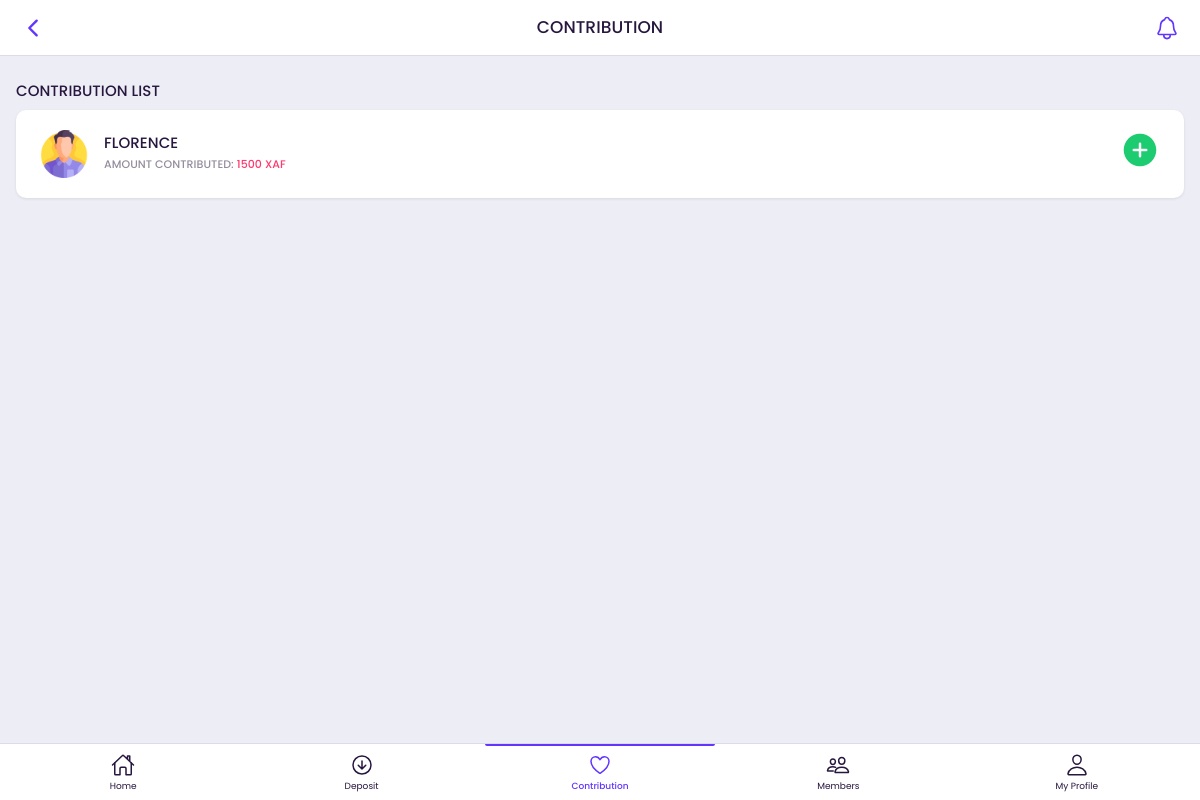
Page /donations (signed in) on the earlier database version.
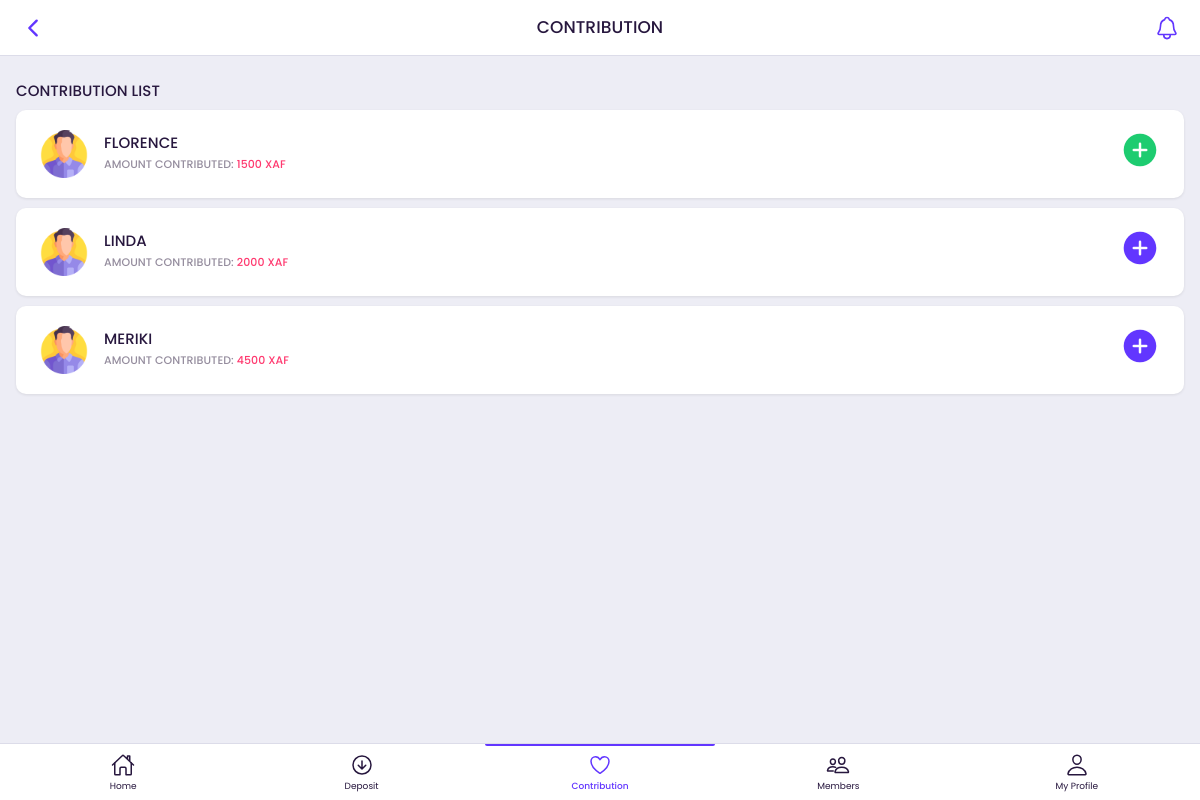
Same page on the later database version.
### members/models.py (models this page shows)
class Donation(models.Model):
    member = models.ForeignKey(User,on_delete=models.CASCADE,null=True,blank=True)
    donationType = models.CharField(max_length=250,default="0",null=True,blank=True)
    description = models.CharField(max_length=250,default="0",null=True,blank=True)
    donationStatus = models.CharField(max_length=250,default="0",null=True,blank=True)
    totalDonationAmount=models.DecimalField(max_digits=11,decimal_places=0,default=0,blank=True,null=True)
    minDonationAmount=models.DecimalField(max_digits=11,decimal_places=0,default=0,blank=True,null=True)
    created_at = models.DateTimeField(auto_now_add=True)
    updated_at = models.DateTimeField(auto_now=True)

### k12auth/models.py (models this page shows, shortened)
class User(AbstractUser):
    is_member = models.BooleanField(default=False,blank=True,null=True)
    is_cashier = models.BooleanField(default=False,blank=True,null=True)
    is_manager = models.BooleanField(default=False,blank=True,null=True)
    is_admin = models.BooleanField(default=False,blank=True,null=True)
    membershipTitle = models.CharField(max_length=200,default=0,null=True,blank=True)
    position = models.CharField(max_length=200,default=0,null=True,blank=True)
    profilePicture = models.FileField(upload_to="ProfilePictures/", null=True, blank=True)
    class Meta(AbstractUser.Meta):
       swappable = 'AUTH_USER_MODEL'

### members/views.py (the view)
# urls.py: path('donations', views.donationsView, name='donationsView'),
@login_required(login_url="/login")
def donationsView(request):
    if request.user.is_authenticated:
        donations_list=Donation.objects.filter()
        data = {
            'donations_list':donations_list
        }
        return render(request,'members/app_donations.html',context=data)
    else:
        return redirect('/login')

### templates/members/app_donations.html (shortened to what this page needs)
{% load static %}
<!doctype html>
<html lang="en">
{% include "../ext/header.html" %}
<body>
    {% include "members/app_header.html" %}
    <div id="appCapsule">
        <div class="section mt-2">
            <div class="section-title">CONTRIBUTION LIST</div>
            <div class="transactions">
                {% if donations_list %}
                {% for eachDonation in donations_list %}
                <a href="/verify_donation_confirmation/{{eachDonation.id}}" class="item">
                    <div class="detail">
                        <img src="{% static 'assets/img/photo.png'  %}" alt="img" class="image-block imaged w48">
                        <div>
                            <strong>{{eachDonation.member.first_name | upper}}</strong>
                            <p>AMOUNT CONTRIBUTED: <span class="text-danger">{{eachDonation.totalDonationAmount}} XAF</span> </p>
                        </div>
                    </div>
                    <div class="right">
                    {% if eachDonation.donationStatus == "Completed" %}
                      <div class="price text-success">
                        <ion-icon name="add-circle" style="font-size: 40px;"></ion-icon>
                    </div>
                    {% else %}
                        <div class="price text-primary">
                        <ion-icon name="add-circle" style="font-size: 40px;"></ion-icon>
                    </div>
                    {% endif %}
                    </div>
                </a>
                {% endfor %}
                {% endif %}
            </div>
        </div>
    </div>
    {% include "members/app_buttom_menu.html" %}
</body>
</html>

Differences in the rows shown:
added Donation: member.first_name "LINDA", totalDonationAmount "2000"
added Donation: member.first_name "MERIKI", totalDonationAmount "4500"
